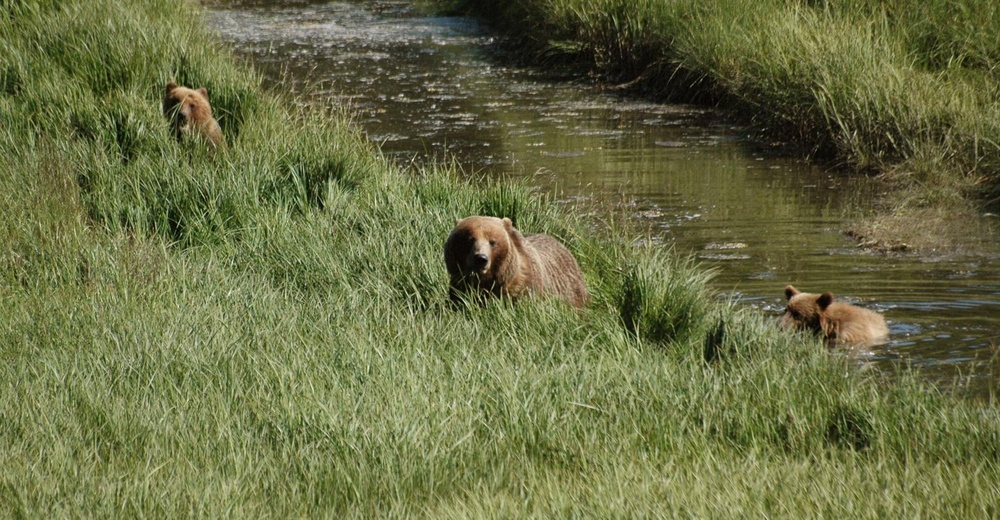
#> input picture bears_copy.jpg, 1000 x 520 px, shrunk from 1560 x 811 before the run, found by its file name
$ python bears2.py
#> lines starting #> are read from the running program, lines starting #| are printed output that depends on the picture
from PIL import Image

filename = 'bears_copy.jpg'
filepath = f"./{filename}"

file_out = 'bears2.jpg'
file_out_path = f"./{file_out}"

# Load the original image, and get its size and color mode.
orig_image = Image.open(filepath)
#> orig_image is the input picture: PIL image 1000x520 RGB; mean R, G, B 105.2, 109.3, 67.2
width, height = orig_image.size
#> width = 1000; height = 520
mode = orig_image.mode
#> mode = 'RGB'

# Show information about the original image.
print(f"Original image: {filename}")
print(f"Size: {width} x {height} pixels")
#| Size: 1000 x 520 pixels
print(f"Mode: {mode}")
#| Mode: RGB

# Load all pixels from the image.
orig_pixel_map = orig_image.load()


# Examine all pixels in the image.
print("\nPixel data:")
for x in range(10):
    for y in range(10):
        pixel = orig_pixel_map[x, y]
        print(pixel)

# Create a new image matching the original image's color mode, and size.
#   Load all the pixels from this new image as well.
new_image = Image.new(mode, (width, height))
#> new_image: PIL image 1000x520 RGB; every value is 0
new_pixel_map = new_image.load()

# Modify each pixel in the new image.
for x in range(width):
    for y in range(height):
        r, g, b = orig_pixel_map[x, y]
        gray = int((r * 0.299) + (g * 0.587) + (b * 0.114))
        new_pixel_map[x, y] = (gray,gray,gray)

new_image.save(file_out_path)
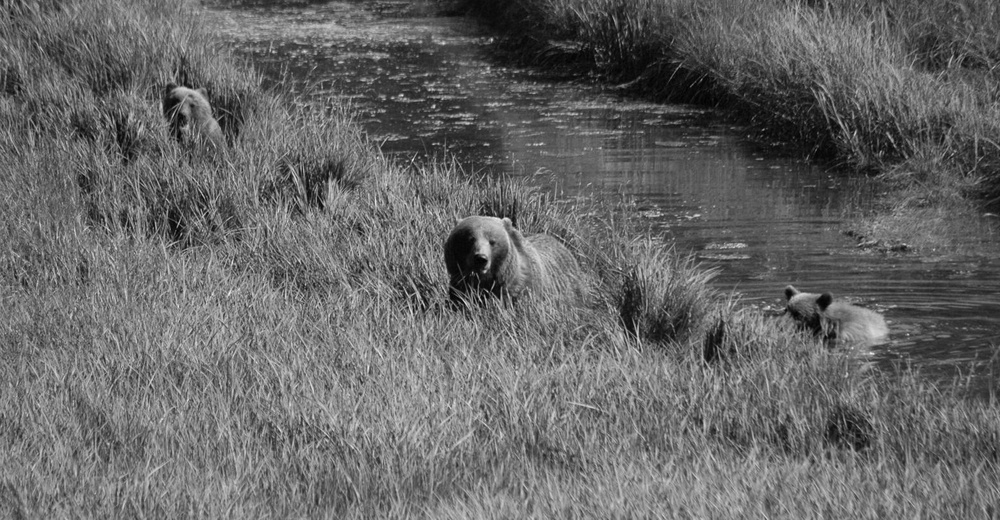
#> saved as bears2.jpg: PIL image 1000x520 RGB; min 0, max 243, mean 102.8

$ run again, with red_balloon.jpg copied over bears_copy.jpg
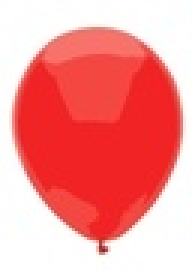
#> input picture red_balloon.jpg, 64 x 90 px, shrunk from 100 x 140 before the run, found by its file name (shown 3 times larger)
#> orig_image is the input picture: PIL image 64x90 RGB; mean R, G, B 246.4, 147.5, 146.5
#| Size: 64 x 90 pixels
#| Mode: RGB
#> new_image: PIL image 64x90 RGB; every value is 0
#> `new_image.save(file_out_path)`:
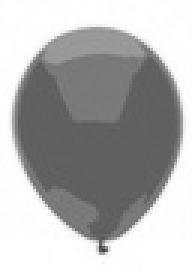
#> saved as bears2.jpg: PIL image 64x90 RGB (shown 3 times larger); min 67, max 255, mean 176.5
